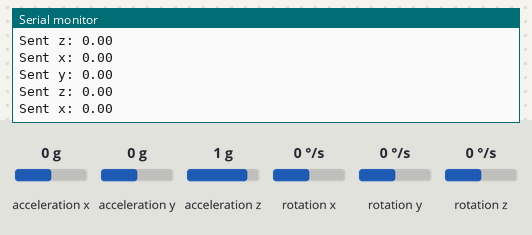
This sketch was run on a simulated Arduino Uno R4 WiFi. Shown: the last lines printed to the serial monitor. The test bench sets the inputs (shaded band); at power-on: acceleration x 0 g, acceleration y 0 g, acceleration z 1 g, rotation x 0 °/s, rotation y 0 °/s, rotation z 0 °/s. WiFi joins after 1.5 s; servers stay silent unless stated.

Above: at 7.8 s.
7.9 s: acceleration x set to -1.4 g
At 8.9 s:
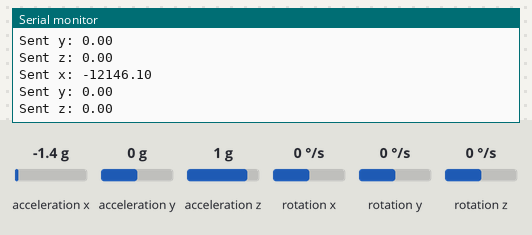
9.4 s: acceleration y set to -1.4 g
At 10.1 s:
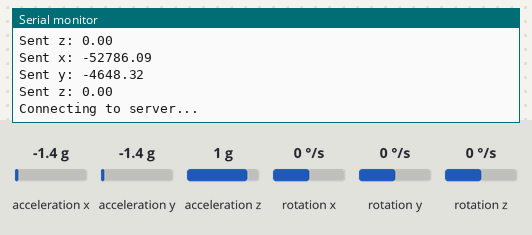
10.9 s: acceleration z set to -1.4 g
At 11.4 s:
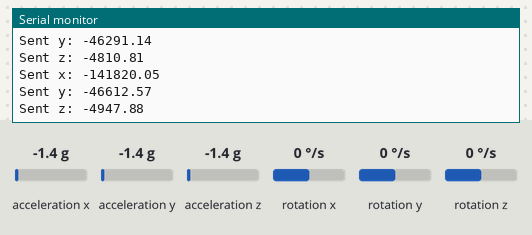
Timing chart, 0 to 13.7 s (numbered marks = the images above; inputs shaded):
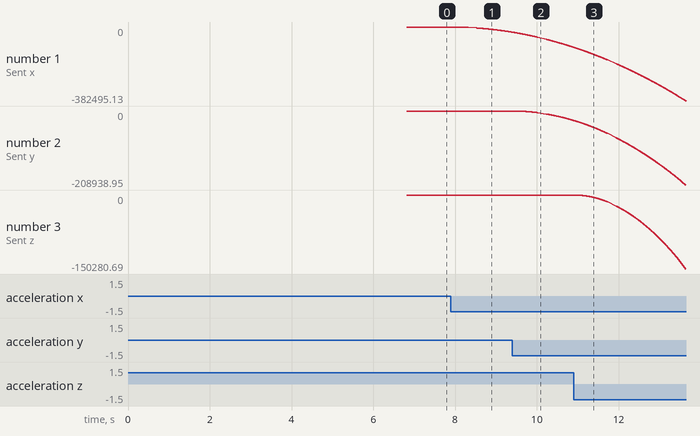

The sketch:

mpu6050.ino
```cpp
#include <WiFiS3.h>
#include "Wire.h"
#include "MPU6050.h"

MPU6050 mpu;

int16_t ax, ay, az;
int16_t gx, gy, gz;

unsigned long lastTime = 0;
float dt;

float x = 0, y = 0, z = 0;
float vx = 0, vy = 0, vz = 0;

// Dynamic offsets
float ax_offset = 0;
float ay_offset = 0;
float az_offset = 0;

bool calibrated = false;

// WiFi
char ssid[] = "Kenti’s iPhone";
char pass[] = "12345678";

char server[] = "172.20.10.7";
int port = 8080;

WiFiClient client;

void connectWiFi() {
  Serial.println("Connecting to WiFi...");

  while (true) {
    WiFi.begin(ssid, pass);

    int attempts = 0;

    while (WiFi.status() != WL_CONNECTED && attempts < 20) {
      delay(500);
      Serial.print(".");
      attempts++;
    }

    if (WiFi.status() == WL_CONNECTED) {
      Serial.println("\nWiFi connected!");

      delay(3000);
      IPAddress ip = WiFi.localIP();

      if (ip != IPAddress(0, 0, 0, 0)) {
        Serial.print("Got IP: ");
        Serial.println(ip);
        return;
      } else {
        Serial.println("No IP assigned. Retrying...");
      }
    } else {
      Serial.println("\nConnection failed. Retrying...");
    }

    WiFi.disconnect();
    delay(2000);
  }
}

void calibrateMPU() {
  const int samples = 10;
  float sum_ax = 0;
  float sum_ay = 0;
  float sum_az = 0;

  Serial.println("Calibrating... keep still");

  for (int i = 0; i < samples; i++) {
    mpu.getAcceleration(&ax, &ay, &az);
    sum_ax += ax;
    sum_ay += ay;
    sum_az += az;
    delay(10);
  }

  ax_offset = sum_ax / samples;
  ay_offset = sum_ay / samples;
  az_offset = sum_az / samples;

  Serial.println("Calibration done:");
  Serial.print("ax_offset: "); Serial.println(ax_offset);
  Serial.print("ay_offset: "); Serial.println(ay_offset);
  Serial.print("az_offset: "); Serial.println(az_offset);

  calibrated = true;
}

void setup() {
  Serial.begin(9600);
  delay(2000);

  Wire.begin();
  mpu.initialize();

  calibrateMPU();
  connectWiFi();

  lastTime = millis();
}

void loop() {
  if (!calibrated) return;

  if (WiFi.status() != WL_CONNECTED) {
    Serial.println("WiFi lost. Reconnecting...");
    connectWiFi();
  }

  if (!client.connected()) {
    Serial.println("Connecting to server...");
    if (client.connect(server, port)) {
      Serial.println("Connected to server!");
    } else {
      Serial.println("Server connection failed");
      delay(1000);
      return;
    }
  }

  mpu.getAcceleration(&ax, &ay, &az);

  unsigned long currentTime = millis();
  dt = (currentTime - lastTime) / 1000.0;
  lastTime = currentTime;

  float new_ax = ax - ax_offset;
  float new_ay = ay - ay_offset;
  float new_az = az - az_offset;

  if (abs(new_ax) < 140) {
    new_ax = 0;
  }
  if (abs(new_ay) < 140) {
    new_ay = 0;
  }
  if (abs(new_az) < 140) {
    new_az = 0;
  }

  if (new_ax == 0) {
    vx = 0;
  }
  if (new_ay == 0) {
    vy = 0;
  }
  if (new_az == 0) {
    vz = 0;
  }
  // Integrate
  vx += new_ax * dt;
  vy += new_ay * dt;
  vz += new_az * dt;

  x += vx * dt;
  y += vy * dt;
  z += vz * dt;

  client.print(x);
  client.print("\n");
  client.print(y);
  client.print("\n");
  client.print(z);
  client.print("\n");
  Serial.print("Sent x: ");
  Serial.println(x);
  Serial.print("Sent y: ");
  Serial.println(y);
  Serial.print("Sent z: ");
  Serial.println(z);
  delay(5);
}
```

Measured:
- after the input at 7.9 s, the serial monitor: prints a new line at once (image 1)
- plotted number 1: 0 → -26373.65 after the input at 7.9 s
